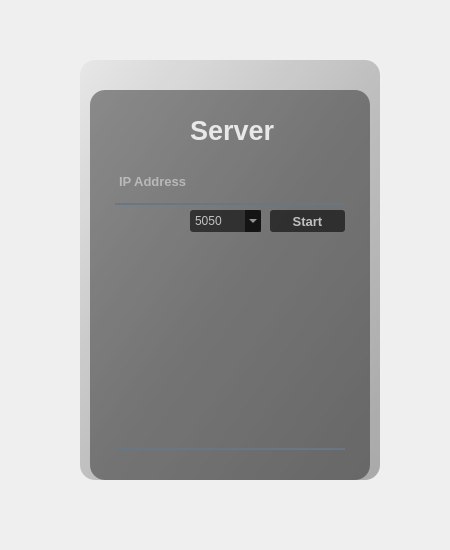
<?xml version="1.0" encoding="UTF-8"?>
<ui version="4.0">
 <class>Form</class>
 <widget class="QWidget" name="Form">
  <property name="geometry">
   <rect>
    <x>0</x>
    <y>0</y>
    <width>450</width>
    <height>550</height>
   </rect>
  </property>
  <property name="windowTitle">
   <string>Form</string>
  </property>
  <widget class="QWidget" name="widget" native="true">
   <property name="geometry">
    <rect>
     <x>40</x>
     <y>30</y>
     <width>370</width>
     <height>480</height>
    </rect>
   </property>
   <property name="styleSheet">
    <string notr="true">QPushButton#startButton{
	background-color: rgba(0, 0, 0, 150);
	color:rgba(225,225,225,210);
	border-radius:3px;
}
QPushButton#startButton:hover{
	background-color: rgba(20,20,20,170);
}
QPushButton#startButton:pressed{
	padding-left:2px;
	padding-top:2px;
	background-color:rgba(20,20,20,170);
}
QPushButton#closeButton{
	background-color: rgba(0, 0, 0, 0);
	color:rgba(225,225,225,210);
	border-radius:3px;
}
QPushButton#closeButton:hover{
	background-color: rgba(0, 0, 0, 0);
}
QPushButton#closeButton:pressed{
	padding-left:2px;
	padding-top:2px;
	background-color: rgba(0, 0, 0, 0);
}

QComboBox#portOpsi{
	background-color: rgba(0, 0, 0, 150);
	color:rgba(225,225,225,210);
	border-radius:3px;
}

</string>
   </property>
   <widget class="QLabel" name="label_2">
    <property name="geometry">
     <rect>
      <x>40</x>
      <y>30</y>
      <width>300</width>
      <height>420</height>
     </rect>
    </property>
    <property name="styleSheet">
     <string notr="true">border-image: url(:/res/res/mountains-3840x2160.jpg);
border-radius:15px;</string>
    </property>
    <property name="text">
     <string/>
    </property>
   </widget>
   <widget class="QLabel" name="label_3">
    <property name="geometry">
     <rect>
      <x>40</x>
      <y>30</y>
      <width>300</width>
      <height>420</height>
     </rect>
    </property>
    <property name="styleSheet">
     <string notr="true">background-color: qlineargradient(spread:pad, x1:0, y1:0, x2:1, y2:1, stop:0 rgba(0, 0, 0, 9), stop:0.494318 rgba(0, 0, 0, 50), stop:1 rgba(0, 0, 0, 75));
border-radius:15px;</string>
    </property>
    <property name="text">
     <string/>
    </property>
   </widget>
   <widget class="QLabel" name="label">
    <property name="geometry">
     <rect>
      <x>50</x>
      <y>60</y>
      <width>280</width>
      <height>390</height>
     </rect>
    </property>
    <property name="styleSheet">
     <string notr="true">background-color:rgba(0,0,0,100);
border-radius:15px;</string>
    </property>
    <property name="text">
     <string/>
    </property>
   </widget>
   <widget class="QLabel" name="label_4">
    <property name="geometry">
     <rect>
      <x>150</x>
      <y>80</y>
      <width>91</width>
      <height>41</height>
     </rect>
    </property>
    <property name="font">
     <font>
      <pointsize>20</pointsize>
      <weight>75</weight>
      <bold>true</bold>
     </font>
    </property>
    <property name="styleSheet">
     <string notr="true">color:rgba(255,255,255,210);</string>
    </property>
    <property name="text">
     <string>Server</string>
    </property>
   </widget>
   <widget class="QTextEdit" name="ipadd">
    <property name="geometry">
     <rect>
      <x>75</x>
      <y>140</y>
      <width>230</width>
      <height>35</height>
     </rect>
    </property>
    <property name="font">
     <font>
      <pointsize>10</pointsize>
      <weight>75</weight>
      <italic>false</italic>
      <bold>true</bold>
      <kerning>true</kerning>
     </font>
    </property>
    <property name="styleSheet">
     <string notr="true">background-color:rgba(0,0,0,0);
border:none;
border-bottom:2px solid rgba(105,118,132,255);
color:rgba(255,255,255,230);
padding-botom:7px;</string>
    </property>
    <property name="autoFormatting">
     <set>QTextEdit::AutoNone</set>
    </property>
    <property name="html">
     <string>&lt;!DOCTYPE HTML PUBLIC &quot;-//W3C//DTD HTML 4.0//EN&quot; &quot;http://www.w3.org/TR/REC-html40/strict.dtd&quot;&gt;
&lt;html&gt;&lt;head&gt;&lt;meta name=&quot;qrichtext&quot; content=&quot;1&quot; /&gt;&lt;style type=&quot;text/css&quot;&gt;
p, li { white-space: pre-wrap; }
&lt;/style&gt;&lt;/head&gt;&lt;body style=&quot; font-family:'MS Shell Dlg 2'; font-size:10pt; font-weight:600; font-style:normal;&quot;&gt;
&lt;p style=&quot;-qt-paragraph-type:empty; margin-top:0px; margin-bottom:0px; margin-left:0px; margin-right:0px; -qt-block-indent:0; text-indent:0px; font-size:8.25pt; font-weight:400;&quot;&gt;&lt;br /&gt;&lt;/p&gt;&lt;/body&gt;&lt;/html&gt;</string>
    </property>
    <property name="textInteractionFlags">
     <set>Qt::LinksAccessibleByKeyboard|Qt::LinksAccessibleByMouse|Qt::TextBrowserInteraction|Qt::TextEditable|Qt::TextEditorInteraction|Qt::TextSelectableByKeyboard|Qt::TextSelectableByMouse</set>
    </property>
    <property name="placeholderText">
     <string>IP Address</string>
    </property>
   </widget>
   <widget class="QComboBox" name="portOpsi">
    <property name="geometry">
     <rect>
      <x>150</x>
      <y>180</y>
      <width>71</width>
      <height>22</height>
     </rect>
    </property>
    <property name="styleSheet">
     <string notr="true">selection-background-color:rgba(0,0,0,255);
selection-color:(255,255,255,255);</string>
    </property>
    <property name="editable">
     <bool>false</bool>
    </property>
    <item>
     <property name="text">
      <string>5050</string>
     </property>
    </item>
    <item>
     <property name="text">
      <string>8001</string>
     </property>
    </item>
   </widget>
   <widget class="QPushButton" name="startButton">
    <property name="geometry">
     <rect>
      <x>230</x>
      <y>180</y>
      <width>75</width>
      <height>22</height>
     </rect>
    </property>
    <property name="font">
     <font>
      <pointsize>10</pointsize>
      <weight>75</weight>
      <bold>true</bold>
     </font>
    </property>
    <property name="cursor">
     <cursorShape>ArrowCursor</cursorShape>
    </property>
    <property name="styleSheet">
     <string notr="true"/>
    </property>
    <property name="text">
     <string>Start</string>
    </property>
   </widget>
   <widget class="QPlainTextEdit" name="messagetext">
    <property name="geometry">
     <rect>
      <x>75</x>
      <y>210</y>
      <width>230</width>
      <height>210</height>
     </rect>
    </property>
    <property name="font">
     <font>
      <pointsize>10</pointsize>
      <weight>75</weight>
      <bold>true</bold>
     </font>
    </property>
    <property name="styleSheet">
     <string notr="true">background-color:rgba(0,0,0,0);
border:none;
border-bottom:2px solid rgba(105,118,132,255);
color:rgba(255,255,255,230);
padding-botom:7px;</string>
    </property>
   </widget>
   <widget class="QPushButton" name="closeButton">
    <property name="geometry">
     <rect>
      <x>320</x>
      <y>35</y>
      <width>16</width>
      <height>16</height>
     </rect>
    </property>
    <property name="text">
     <string/>
    </property>
    <property name="icon">
     <iconset resource="res.qrc">
      <normaloff>:/res/res/close.png</normaloff>:/res/res/close.png</iconset>
    </property>
    <property name="iconSize">
     <size>
      <width>10</width>
      <height>10</height>
     </size>
    </property>
   </widget>
  </widget>
 </widget>
 <resources>
  <include location="res.qrc"/>
 </resources>
 <connections/>
</ui>
